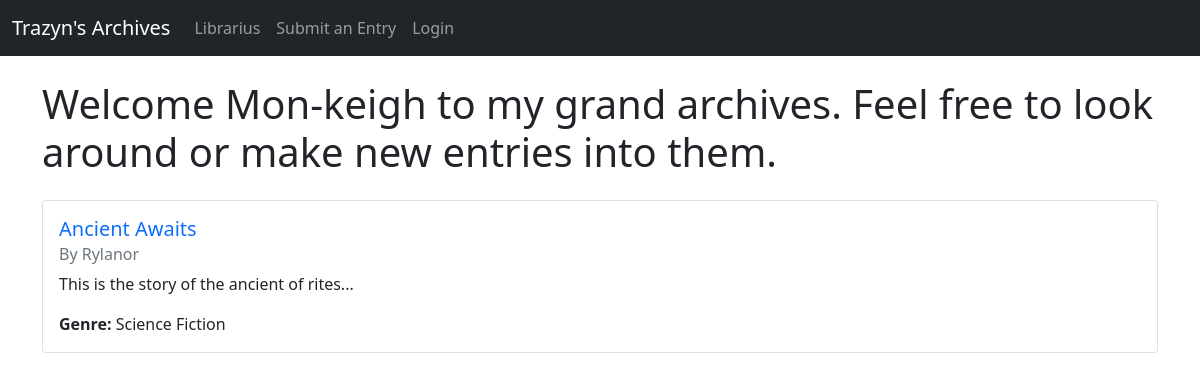
/, run on an earlier commit of the app's database.
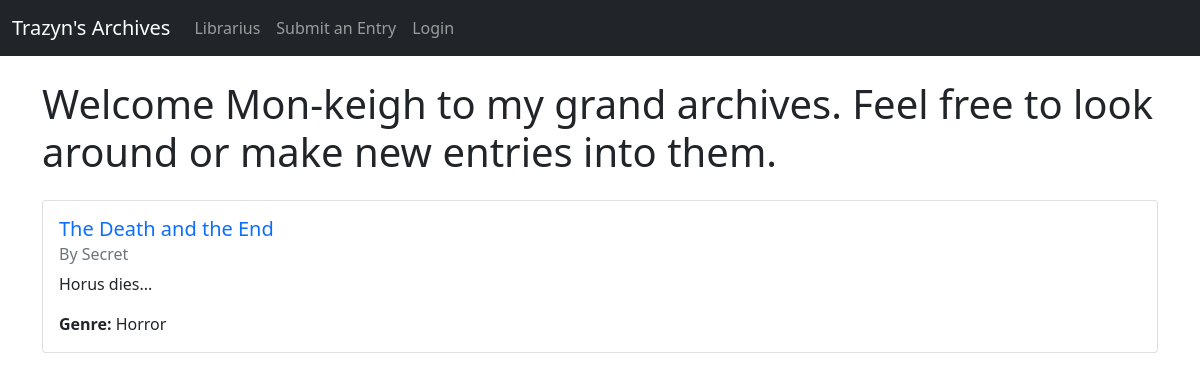
And on a later commit of the database.
### myapp/models.py (models this page shows, shortened)
class Stories(models.Model):
    storyId = models.UUIDField('Story ID', primary_key=True, default=uuid.uuid4, editable=False)
    title = models.CharField('Title', max_length=200)
    author = models.CharField('Author', max_length=100)
    content = models.TextField('Story')
    genre = models.CharField('Genre', max_length=50)
    isPublic = models.BooleanField('Is it Public', default=True)
    user = models.ForeignKey(User, on_delete=models.CASCADE, related_name='stories', null=True, blank=True)
    class Meta:
        verbose_name = 'Stories'
        verbose_name_plural = 'Stories'

### myapp/views.py (the view)
# urls.py: 2. Add a URL to urlpatterns:  path('', views.home, name='home')
def home(request):
    stories = Stories.objects.filter(isPublic=True)
    random_story = random.choice(stories) if stories.exists() else None
    if random_story:
        random_story = Stories.objects.filter(storyId=random_story.storyId).annotate(average_rating=Avg('ratings__rating')).first()
    return render(request, 'home.html', {'random_story': random_story})

### myapp/templates/home.html (shortened to what this page needs)
{% extends 'base.html' %}
{% block content %}
    <h1>Welcome Mon-keigh to my grand archives. Feel free to look around or make new entries into them.</h1>
    {% if random_story %}
        <div class="card mt-4">
            <div class="card-body">
                <h5 class="card-title">
                    <a href="{% url 'viewStory' random_story.storyId %}" target="_blank" class="text-decoration-none">{{ random_story.title }}</a>
                </h5>
                <h6 class="card-subtitle mb-2 text-muted">By {{ random_story.author }}</h6>
                <p class="card-text">{{ random_story.content|truncatewords:20 }}...</p>
                <p class="card-text"><strong>Genre:</strong> {{ random_story.genre }}</p>
            </div>
        </div>
    {% else %}
        <p class="mt-4">No stories available at the moment.</p>
    {% endif %}
{% endblock %}

What changed in the data, as far as the page shows it:
removed Stories: title "Ancient Awaits", author "Rylanor", content "This is the story of the ancient of rites", genre "Science Fiction"
added Stories: title "The Death and the End", author "Secret", content "Horus dies", genre "Horror"
